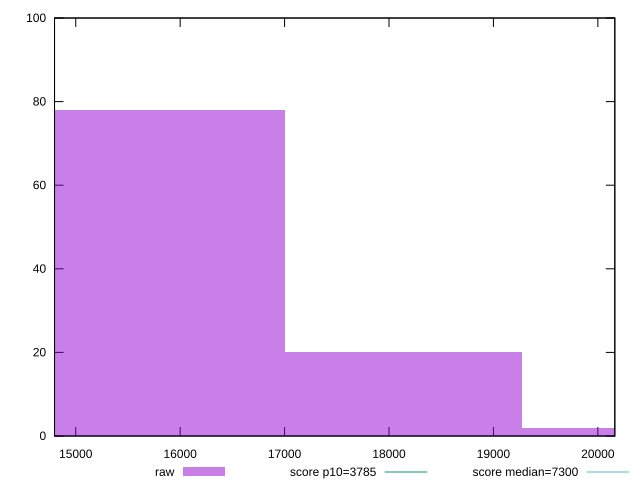

The script that saved this image:
reset

$raw <<EOF
15871.343731088964 78
18138.67854981596 20
20406.013368542954 2
EOF

set key outside below
set boxwidth 2267.334818726995
set xrange [14796.853500000005:20162.571000000004]
set yrange [0:100]
set trange [0:100]
set style fill transparent solid 0.5 noborder

set parametric
set terminal svg size 640, 490 enhanced background rgb 'white'
set output "report_00013_2021-02-09T12-04-24.940Z/interactive/samples/pages/raw/histogram.svg"

plot $raw title "raw" with boxes, \
     3785,t title "score p10=3785", \
     7300,t title "score median=7300"

reset
